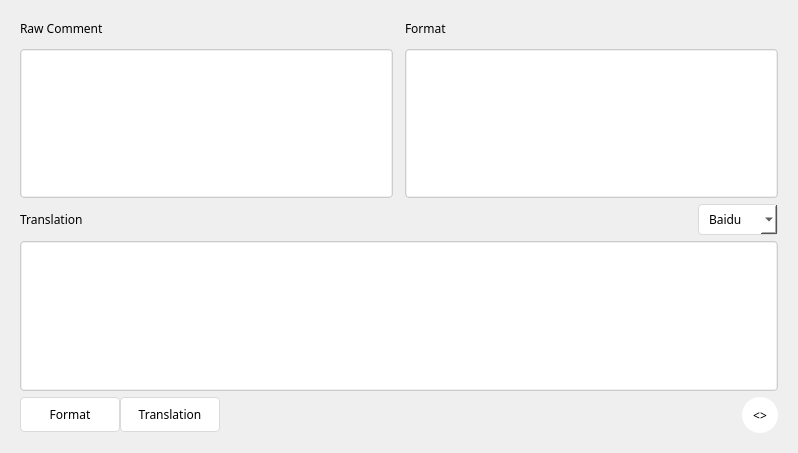
<?xml version="1.0" encoding="UTF-8"?>
<ui version="4.0">
 <class>CommentWindow</class>
 <widget class="QWidget" name="CommentWindow">
  <property name="geometry">
   <rect>
    <x>0</x>
    <y>0</y>
    <width>798</width>
    <height>453</height>
   </rect>
  </property>
  <property name="font">
   <font>
    <family>微软雅黑</family>
   </font>
  </property>
  <property name="windowTitle">
   <string>Format Comment</string>
  </property>
  <property name="windowIcon">
   <iconset>
    <normaloff>resources/pictures/hacker.png</normaloff>resources/pictures/hacker.png</iconset>
  </property>
  <layout class="QGridLayout" name="gridLayout">
   <property name="leftMargin">
    <number>20</number>
   </property>
   <property name="topMargin">
    <number>20</number>
   </property>
   <property name="rightMargin">
    <number>20</number>
   </property>
   <property name="bottomMargin">
    <number>20</number>
   </property>
   <property name="spacing">
    <number>6</number>
   </property>
   <item row="0" column="0">
    <layout class="QGridLayout" name="gridLayout_2">
     <property name="spacing">
      <number>12</number>
     </property>
     <item row="1" column="1">
      <widget class="QTextBrowser" name="textBrowser">
       <property name="styleSheet">
        <string notr="true">border-radius: 4px;
border:1px solid #ccc;
padding: 1px;</string>
       </property>
       <property name="openExternalLinks">
        <bool>true</bool>
       </property>
      </widget>
     </item>
     <item row="1" column="0">
      <widget class="QTextEdit" name="textEdit">
       <property name="styleSheet">
        <string notr="true">border-radius: 4px;
border:1px solid #ccc;
padding: 1px;</string>
       </property>
      </widget>
     </item>
     <item row="0" column="0">
      <widget class="QLabel" name="rawLabel">
       <property name="text">
        <string>Raw Comment</string>
       </property>
      </widget>
     </item>
     <item row="0" column="1">
      <widget class="QLabel" name="formatLabel">
       <property name="text">
        <string>Format</string>
       </property>
      </widget>
     </item>
    </layout>
   </item>
   <item row="1" column="0">
    <layout class="QHBoxLayout" name="horizontalLayout_3">
     <item>
      <widget class="QLabel" name="transLabel">
       <property name="text">
        <string>Translation</string>
       </property>
      </widget>
     </item>
     <item>
      <spacer name="horizontalSpacer_2">
       <property name="orientation">
        <enum>Qt::Horizontal</enum>
       </property>
       <property name="sizeHint" stdset="0">
        <size>
         <width>108</width>
         <height>20</height>
        </size>
       </property>
      </spacer>
     </item>
     <item>
      <widget class="QComboBox" name="transComboBox">
       <property name="font">
        <font>
         <family>微软雅黑</family>
         <underline>false</underline>
         <strikeout>false</strikeout>
        </font>
       </property>
       <property name="styleSheet">
        <string notr="true">QComboBox{
	text-align:center;
    text-decoration:none;
    background:#ffffff;
	/*color: #fff;*/
    color:#000000;

    padding: 5px 10px 5px 10px;
    font-weight:light;
    border-radius:4px;
	border:1px solid #dadada;
	white-space: nowrap;
}</string>
       </property>
       <item>
        <property name="text">
         <string>Baidu</string>
        </property>
       </item>
       <item>
        <property name="text">
         <string>Google</string>
        </property>
       </item>
      </widget>
     </item>
    </layout>
   </item>
   <item row="2" column="0">
    <widget class="QTextBrowser" name="transBrowser">
     <property name="styleSheet">
      <string notr="true">border-radius: 4px;
border:1px solid #ccc;
padding: 1px;</string>
     </property>
     <property name="openExternalLinks">
      <bool>true</bool>
     </property>
    </widget>
   </item>
   <item row="3" column="0">
    <layout class="QHBoxLayout" name="horizontalLayout">
     <property name="spacing">
      <number>0</number>
     </property>
     <property name="bottomMargin">
      <number>0</number>
     </property>
     <item>
      <widget class="QGroupBox" name="groupBox">
       <property name="font">
        <font>
         <family>微软雅黑</family>
        </font>
       </property>
       <property name="styleSheet">
        <string notr="true">QGroupBox{
	border:0px
}
QPushButton{
	text-align:center;
    text-decoration:none;
    background:#ffffff;
	/*color: #fff;*/
    color:#000000;

    padding: 5px 10px 5px 10px;
    font-weight:light;
    border-radius:4px;
	border:1px solid #dadada;
	white-space: nowrap;
}

QPushButton::checked,QPushButton::hover{
	background-image: url(&quot;ui/resources/pictures/blue_menu.png&quot;);
	color:#ffffff;
	font-weight: bold;
}</string>
       </property>
       <property name="title">
        <string/>
       </property>
       <layout class="QHBoxLayout" name="horizontalLayout_2">
        <property name="spacing">
         <number>0</number>
        </property>
        <property name="leftMargin">
         <number>0</number>
        </property>
        <property name="topMargin">
         <number>0</number>
        </property>
        <property name="rightMargin">
         <number>0</number>
        </property>
        <property name="bottomMargin">
         <number>0</number>
        </property>
        <item>
         <widget class="QPushButton" name="formatButton">
          <property name="minimumSize">
           <size>
            <width>100</width>
            <height>35</height>
           </size>
          </property>
          <property name="font">
           <font>
            <family>微软雅黑</family>
            <underline>false</underline>
            <strikeout>false</strikeout>
           </font>
          </property>
          <property name="focusPolicy">
           <enum>Qt::NoFocus</enum>
          </property>
          <property name="styleSheet">
           <string notr="true"/>
          </property>
          <property name="text">
           <string>Format</string>
          </property>
          <property name="checkable">
           <bool>true</bool>
          </property>
          <property name="autoExclusive">
           <bool>true</bool>
          </property>
          <property name="autoDefault">
           <bool>false</bool>
          </property>
         </widget>
        </item>
        <item>
         <widget class="QPushButton" name="transButton">
          <property name="minimumSize">
           <size>
            <width>100</width>
            <height>35</height>
           </size>
          </property>
          <property name="font">
           <font>
            <family>微软雅黑</family>
            <underline>false</underline>
            <strikeout>false</strikeout>
           </font>
          </property>
          <property name="focusPolicy">
           <enum>Qt::NoFocus</enum>
          </property>
          <property name="styleSheet">
           <string notr="true"/>
          </property>
          <property name="text">
           <string>Translation</string>
          </property>
          <property name="checkable">
           <bool>true</bool>
          </property>
          <property name="autoExclusive">
           <bool>true</bool>
          </property>
         </widget>
        </item>
       </layout>
      </widget>
     </item>
     <item>
      <spacer name="horizontalSpacer">
       <property name="orientation">
        <enum>Qt::Horizontal</enum>
       </property>
       <property name="sizeHint" stdset="0">
        <size>
         <width>40</width>
         <height>20</height>
        </size>
       </property>
      </spacer>
     </item>
     <item>
      <widget class="QPushButton" name="covertButton">
       <property name="minimumSize">
        <size>
         <width>0</width>
         <height>0</height>
        </size>
       </property>
       <property name="focusPolicy">
        <enum>Qt::NoFocus</enum>
       </property>
       <property name="styleSheet">
        <string notr="true">QGroupBox{
	border:0px
}
QPushButton{
	text-align:center;
    text-decoration:none;
    background:#ffffff;
	/*color: #fff;*/
    color:#000000;

	height: 36px;
	width: 36px;    
	
  	border-radius: 18px;
	/*border:1px solid #dadada;
	white-space: nowrap;*/
}

QPushButton::checked,QPushButton::hover{
	background-image: url(&quot;ui/resources/pictures/blue_menu.png&quot;);
	color:#ffffff;
	font-weight: bold;
}</string>
       </property>
       <property name="text">
        <string>&lt;&gt;</string>
       </property>
       <property name="checkable">
        <bool>true</bool>
       </property>
       <property name="autoExclusive">
        <bool>true</bool>
       </property>
      </widget>
     </item>
    </layout>
   </item>
  </layout>
 </widget>
 <resources/>
 <connections/>
</ui>
